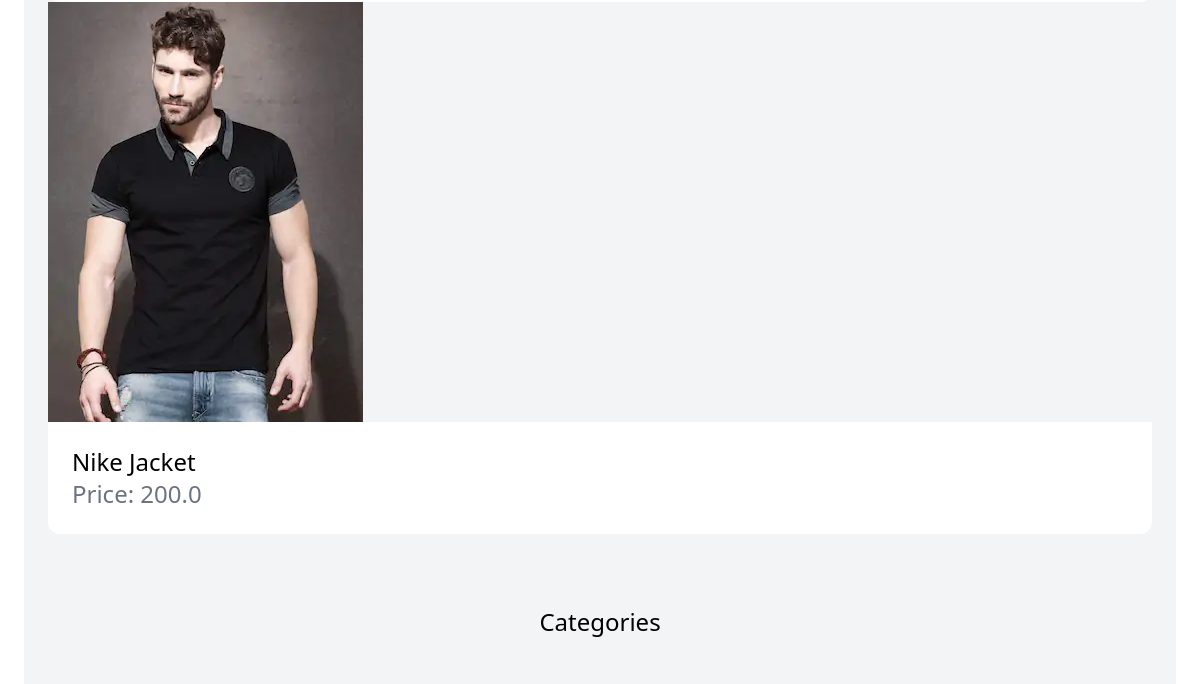
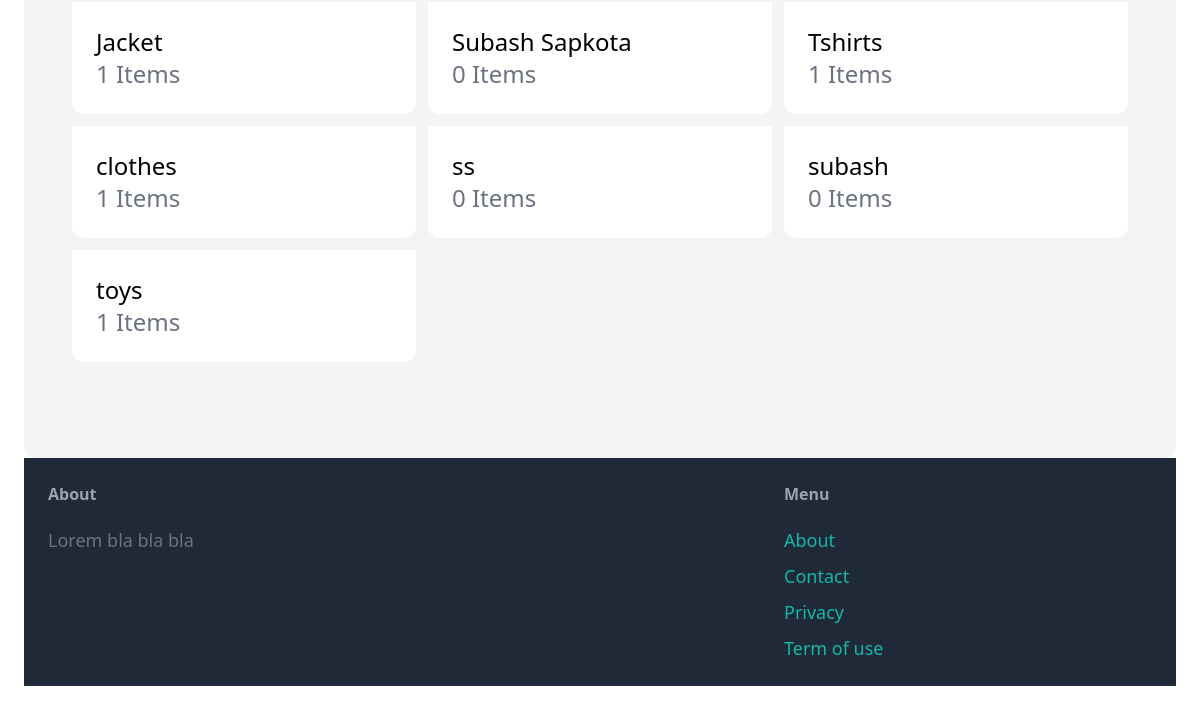
Before: / (lower part) with the older database file (2 pictures, top to bottom).
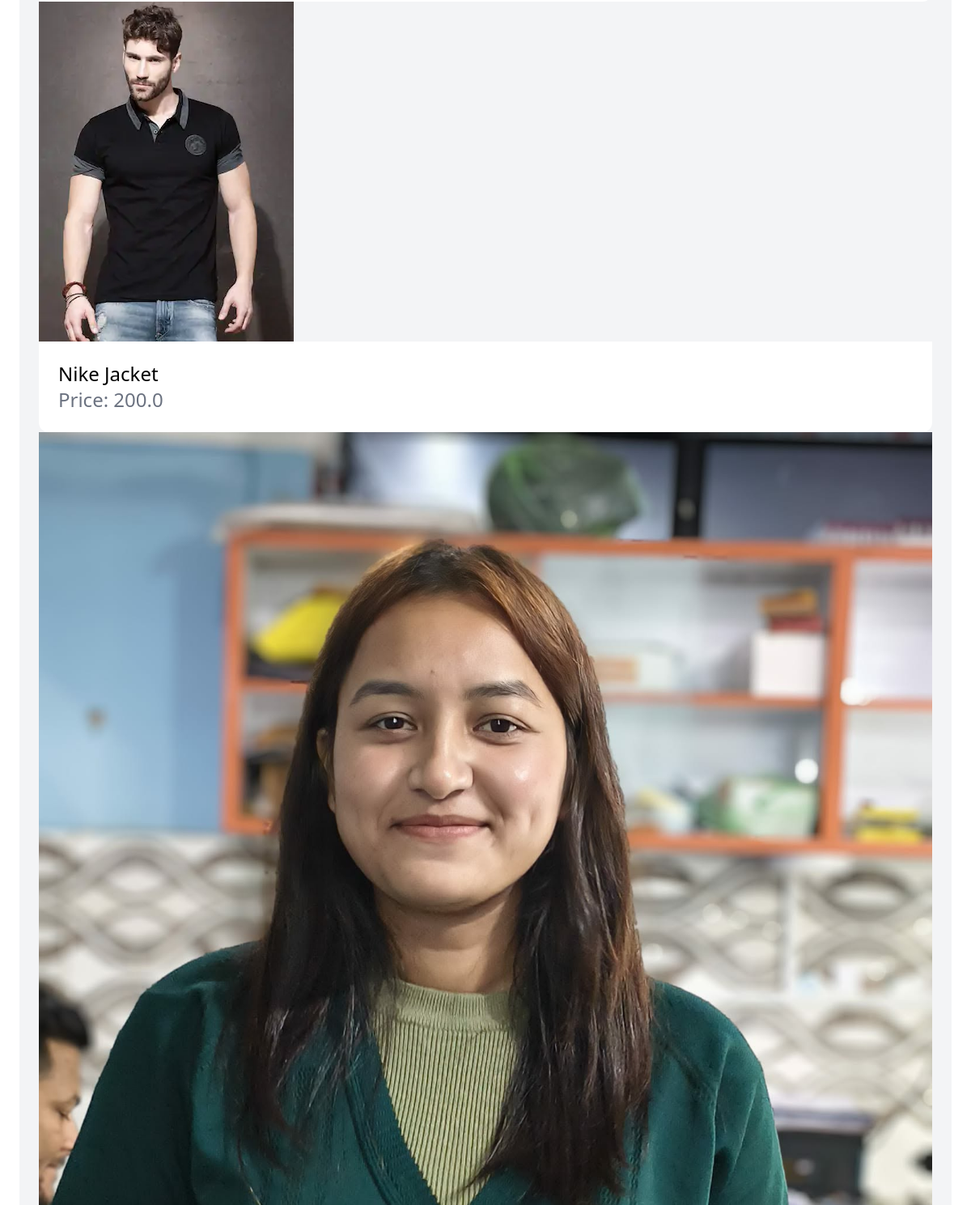
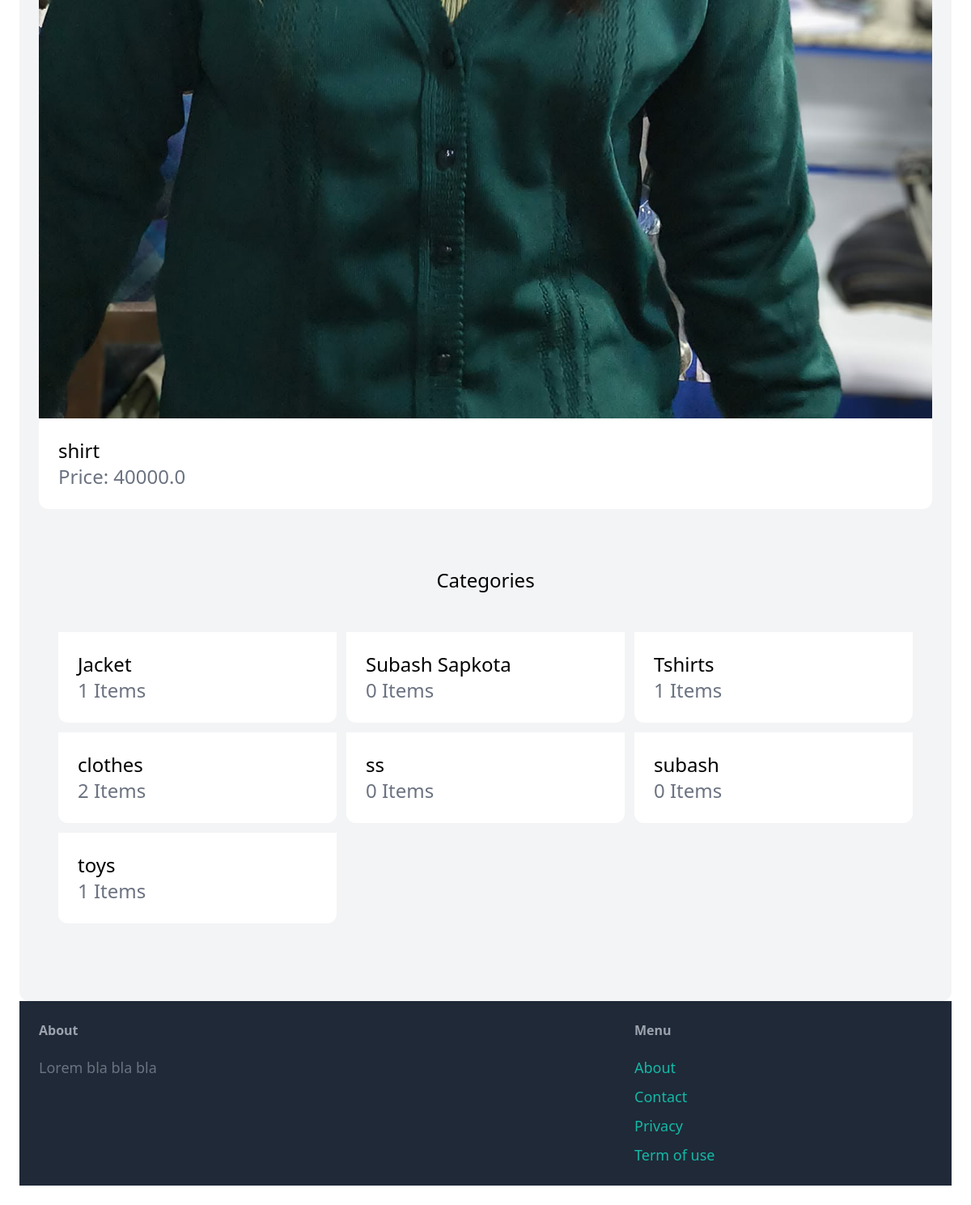
After: the same page with the newer database file (2 pictures, top to bottom).
### item/models.py (models this page shows, shortened)
class Item(models.Model):
    category = models.ForeignKey(Category, related_name='items', on_delete=models.CASCADE)
    name = models.CharField(max_length=225)
    description = models.TextField(blank=True, null=True)
    price = models.FloatField()
    image = models.ImageField(upload_to='item_images', blank=True, null=True)
    is_sold = models.BooleanField(default=False)
    created_by = models.ForeignKey(User, related_name='items', on_delete=models.CASCADE)
    created_at = models.DateTimeField(auto_now_add=True)

class Category(models.Model):
    name = models.CharField(max_length=225)
    class Meta:
        ordering = ('name',)
        verbose_name_plural = 'Categories'

### core/views.py (the view)
# urls.py: path('', views.index, name='index'),
def index(request):
      items= Item.objects.filter(is_sold=False)[0:6]
      categories=Category.objects.all()
      return render(request,'core/index.html',
                    {
                          'categories':categories,
                          'items':items,
                    } )

### core/templates/core/index.html (shortened to what this page needs)
{% extends 'core/base.html'%}
{% block content %}
<div class="mt-6 px-6 py-12 bg-gray-100 rounded-xl">
      <div class="grid-cols-3 gap-3 ">
            {% for item in items %}
            <div>
                  <a href="{% url 'item:detail' item.id %}">
                        <div>
                           <img src="{{item.image.url }}"  clss="rounded-t-xl">
                        </div>
                        <div class="p-6 bg-white rounded-b-xl">
                             <h2 class="text-2xl">
                              {{item.name}}
                              <p class="text-gray-500">
                                    Price: {{item.price }}
                              </p>
                             </h2>
                        </div>
                  </a>
            </div>
            {% endfor %}
      </div>
      <div class="mt-6 px-6 py-12 bg-gray-100  rounded-xl">
           <h2 class="mb-12 text-2xl text-center">Categories</h2>
           <div class="grid grid-cols-3 gap-3">
            {%for category in categories %}
            <div>
                  <a href="#">
                        <div class="p-6 bg-white rounded-b-xl">
                             <h2 class="text-2xl">
                              {{category.name}}
                              <p class="text-gray-500">
                                    {{category.items.count}} Items
                             </h2>
                        </div>
                  </a>
            </div>
            {%endfor%}
           </div>
      </div>
     {%endblock%}

### core/templates/core/base.html (shortened to what this page needs)
<!DOCTYPE html>
<html lang="en">
<head>
      <script src="https://cdn.tailwindcss.com"></script>
</head>
<body>
      <div class="px-6 py-6">
            {% block content%}
            {% endblock %}
      </div>
      <footer class="py-6 px-6 flex justify-between bg-gray-800">
            <div class="w-2/3 pr-10">
                  <h3 class="mb-5 font-semibold text-gray-400">About</h3>
                  <p class="text-lg text-gray-500">Lorem bla bla bla
                  </p>
            </div>
            <div class="w-1/3">
                  <h3 class="mb-5 font-semibold text-gray-400">Menu</h3>
                  <ul class="space-y-2">
                        <li><a href="#" class="text-lg text-teal-500 hover:text-teal-700">About</a></li>
                        <li><a href="{% url 'core:contact' %}" class="text-lg text-teal-500 hover:text-teal-700">Contact</a></li>
                        <li><a href="#" class="text-lg text-teal-500 hover:text-teal-700">Privacy</a></li>
                        <li><a href="#" class="text-lg text-teal-500 hover:text-teal-700">Term of use</a></li>
                  </ul>
            </div>
      </footer>
</body>
</html>

Changed rows visible on the page:
added Item: image (picture), name "shirt", price "40000.0"
computed for Category "clothes": items.count "1" → "2"
